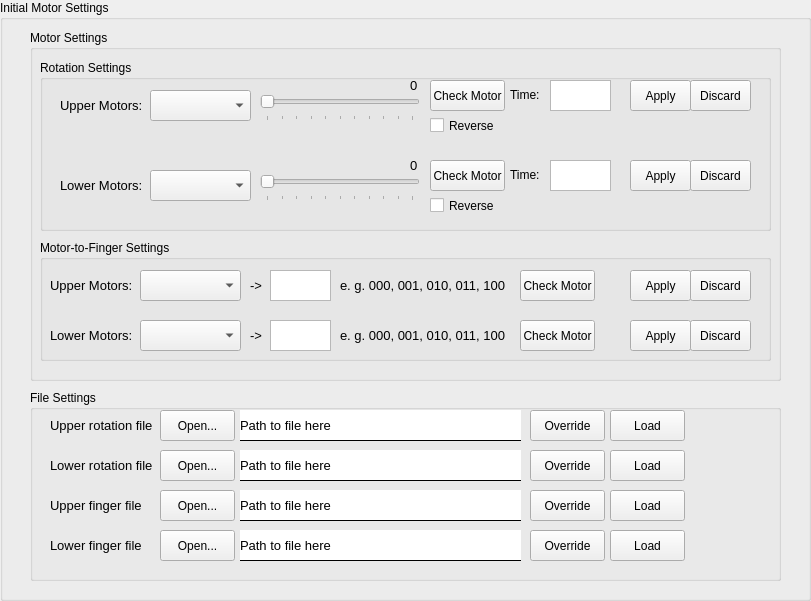
     <widget class="QGroupBox" name="initial_motor_settings_groupBox">
      <property name="geometry">
       <rect>
        <x>10</x>
        <y>160</y>
        <width>811</width>
        <height>601</height>
       </rect>
      </property>
      <property name="title">
       <string>Initial Motor Settings</string>
      </property>
      <widget class="QGroupBox" name="file_settings_groupBox">
       <property name="geometry">
        <rect>
         <x>30</x>
         <y>390</y>
         <width>751</width>
         <height>191</height>
        </rect>
       </property>
       <property name="title">
        <string>File Settings</string>
       </property>
       <widget class="QPushButton" name="lower_load_rotation_btn">
        <property name="geometry">
         <rect>
          <x>580</x>
          <y>60</y>
          <width>75</width>
          <height>31</height>
         </rect>
        </property>
        <property name="text">
         <string>Load</string>
        </property>
       </widget>
       <widget class="QLabel" name="lower_rotation_file_path_label">
        <property name="geometry">
         <rect>
          <x>210</x>
          <y>60</y>
          <width>281</width>
          <height>31</height>
         </rect>
        </property>
        <property name="styleSheet">
         <string notr="true"> background-color: white; border-bottom-style: solid; border-bottom-width: 1px;</string>
        </property>
        <property name="text">
         <string>&lt;html&gt;&lt;head/&gt;&lt;body&gt;&lt;p&gt;&lt;span style=&quot; font-size:10pt;&quot;&gt;Path to file here&lt;/span&gt;&lt;/p&gt;&lt;/body&gt;&lt;/html&gt;</string>
        </property>
       </widget>
       <widget class="QLabel" name="lower_finger_file_path_label">
        <property name="geometry">
         <rect>
          <x>210</x>
          <y>140</y>
          <width>281</width>
          <height>31</height>
         </rect>
        </property>
        <property name="styleSheet">
         <string notr="true"> background-color: white; border-bottom-style: solid; border-bottom-width: 1px;</string>
        </property>
        <property name="text">
         <string>&lt;html&gt;&lt;head/&gt;&lt;body&gt;&lt;p&gt;&lt;span style=&quot; font-size:10pt;&quot;&gt;Path to file here&lt;/span&gt;&lt;/p&gt;&lt;/body&gt;&lt;/html&gt;</string>
        </property>
       </widget>
       <widget class="QPushButton" name="lower_override_rotation_file_btn">
        <property name="geometry">
         <rect>
          <x>500</x>
          <y>60</y>
          <width>75</width>
          <height>31</height>
         </rect>
        </property>
        <property name="text">
         <string>Override</string>
        </property>
       </widget>
       <widget class="QPushButton" name="lower_override_finger_file_btn">
        <property name="geometry">
         <rect>
          <x>500</x>
          <y>140</y>
          <width>75</width>
          <height>31</height>
         </rect>
        </property>
        <property name="text">
         <string>Override</string>
        </property>
       </widget>
       <widget class="QLabel" name="lower_motor_rotation_file_label">
        <property name="geometry">
         <rect>
          <x>20</x>
          <y>60</y>
          <width>111</width>
          <height>31</height>
         </rect>
        </property>
        <property name="text">
         <string>&lt;html&gt;&lt;head/&gt;&lt;body&gt;&lt;p&gt;&lt;span style=&quot; font-size:10pt;&quot;&gt;Lower rotation file&lt;/span&gt;&lt;/p&gt;&lt;/body&gt;&lt;/html&gt;</string>
        </property>
       </widget>
       <widget class="QLabel" name="lower_motor_finger_file_label">
        <property name="geometry">
         <rect>
          <x>20</x>
          <y>140</y>
          <width>111</width>
          <height>31</height>
         </rect>
        </property>
        <property name="text">
         <string>&lt;html&gt;&lt;head/&gt;&lt;body&gt;&lt;p&gt;&lt;span style=&quot; font-size:10pt;&quot;&gt;Lower finger file&lt;/span&gt;&lt;/p&gt;&lt;/body&gt;&lt;/html&gt;</string>
        </property>
       </widget>
       <widget class="QPushButton" name="lower_open_rotation_file_for_save_btn">
        <property name="geometry">
         <rect>
          <x>130</x>
          <y>60</y>
          <width>75</width>
          <height>31</height>
         </rect>
        </property>
        <property name="text">
         <string>Open...</string>
        </property>
       </widget>
       <widget class="QPushButton" name="lower_open_finger_file_for_save_btn">
        <property name="geometry">
         <rect>
          <x>130</x>
          <y>140</y>
          <width>75</width>
          <height>31</height>
         </rect>
        </property>
        <property name="text">
         <string>Open...</string>
        </property>
       </widget>
       <widget class="QPushButton" name="lower_load_finger_btn">
        <property name="geometry">
         <rect>
          <x>580</x>
          <y>140</y>
          <width>75</width>
          <height>31</height>
         </rect>
        </property>
        <property name="text">
         <string>Load</string>
        </property>
       </widget>
       <widget class="QLabel" name="upper_motor_rotation_file_label">
        <property name="geometry">
         <rect>
          <x>20</x>
          <y>20</y>
          <width>111</width>
          <height>31</height>
         </rect>
        </property>
        <property name="text">
         <string>&lt;html&gt;&lt;head/&gt;&lt;body&gt;&lt;p&gt;&lt;span style=&quot; font-size:10pt;&quot;&gt;Upper rotation file&lt;/span&gt;&lt;/p&gt;&lt;/body&gt;&lt;/html&gt;</string>
        </property>
       </widget>
       <widget class="QLabel" name="upper_rotation_file_path_label">
        <property name="geometry">
         <rect>
          <x>210</x>
          <y>20</y>
          <width>281</width>
          <height>31</height>
         </rect>
        </property>
        <property name="styleSheet">
         <string notr="true"> background-color: white; border-bottom-style: solid; border-bottom-width: 1px;</string>
        </property>
        <property name="text">
         <string>&lt;html&gt;&lt;head/&gt;&lt;body&gt;&lt;p&gt;&lt;span style=&quot; font-size:10pt;&quot;&gt;Path to file here&lt;/span&gt;&lt;/p&gt;&lt;/body&gt;&lt;/html&gt;</string>
        </property>
       </widget>
       <widget class="QLabel" name="upper_motor_finger_file_label">
        <property name="geometry">
         <rect>
          <x>20</x>
          <y>100</y>
          <width>111</width>
          <height>31</height>
         </rect>
        </property>
        <property name="text">
         <string>&lt;html&gt;&lt;head/&gt;&lt;body&gt;&lt;p&gt;&lt;span style=&quot; font-size:10pt;&quot;&gt;Upper finger file&lt;/span&gt;&lt;/p&gt;&lt;/body&gt;&lt;/html&gt;</string>
        </property>
       </widget>
       <widget class="QPushButton" name="upper_open_finger_file_for_save_btn">
        <property name="geometry">
         <rect>
          <x>130</x>
          <y>100</y>
          <width>75</width>
          <height>31</height>
         </rect>
        </property>
        <property name="text">
         <string>Open...</string>
        </property>
       </widget>
       <widget class="QPushButton" name="upper_override_finger_file_btn">
        <property name="geometry">
         <rect>
          <x>500</x>
          <y>100</y>
          <width>75</width>
          <height>31</height>
         </rect>
        </property>
        <property name="text">
         <string>Override</string>
        </property>
       </widget>
       <widget class="QPushButton" name="upper_load_finger_btn">
        <property name="geometry">
         <rect>
          <x>580</x>
          <y>100</y>
          <width>75</width>
          <height>31</height>
         </rect>
        </property>
        <property name="text">
         <string>Load</string>
        </property>
       </widget>
       <widget class="QPushButton" name="upper_load_rotation_btn">
        <property name="geometry">
         <rect>
          <x>580</x>
          <y>20</y>
          <width>75</width>
          <height>31</height>
         </rect>
        </property>
        <property name="text">
         <string>Load</string>
        </property>
       </widget>
       <widget class="QPushButton" name="upper_override_rotation_file_btn">
        <property name="geometry">
         <rect>
          <x>500</x>
          <y>20</y>
          <width>75</width>
          <height>31</height>
         </rect>
        </property>
        <property name="text">
         <string>Override</string>
        </property>
       </widget>
       <widget class="QPushButton" name="upper_open_rotation_file_for_save_btn">
        <property name="geometry">
         <rect>
          <x>130</x>
          <y>20</y>
          <width>75</width>
          <height>31</height>
         </rect>
        </property>
        <property name="text">
         <string>Open...</string>
        </property>
       </widget>
       <widget class="QLabel" name="upper_finger_file_path_label">
        <property name="geometry">
         <rect>
          <x>210</x>
          <y>100</y>
          <width>281</width>
          <height>31</height>
         </rect>
        </property>
        <property name="styleSheet">
         <string notr="true"> background-color: white; border-bottom-style: solid; border-bottom-width: 1px;</string>
        </property>
        <property name="text">
         <string>&lt;html&gt;&lt;head/&gt;&lt;body&gt;&lt;p&gt;&lt;span style=&quot; font-size:10pt;&quot;&gt;Path to file here&lt;/span&gt;&lt;/p&gt;&lt;/body&gt;&lt;/html&gt;</string>
        </property>
       </widget>
      </widget>
      <widget class="QGroupBox" name="motor_settings_groupBox_2">
       <property name="geometry">
        <rect>
         <x>30</x>
         <y>30</y>
         <width>751</width>
         <height>351</height>
        </rect>
       </property>
       <property name="title">
        <string>Motor Settings</string>
       </property>
       <widget class="QGroupBox" name="rotation_settings_groupBox">
        <property name="geometry">
         <rect>
          <x>10</x>
          <y>30</y>
          <width>731</width>
          <height>171</height>
         </rect>
        </property>
        <property name="title">
         <string>Rotation Settings</string>
        </property>
        <widget class="QComboBox" name="upper_motors_comboBox">
         <property name="geometry">
          <rect>
           <x>110</x>
           <y>30</y>
           <width>101</width>
           <height>31</height>
          </rect>
         </property>
        </widget>
        <widget class="QPushButton" name="upper_check_motor_btn">
         <property name="geometry">
          <rect>
           <x>390</x>
           <y>20</y>
           <width>75</width>
           <height>31</height>
          </rect>
         </property>
         <property name="text">
          <string>Check Motor</string>
         </property>
        </widget>
        <widget class="QLabel" name="upper_motor_rotation_stgs_label">
         <property name="geometry">
          <rect>
           <x>20</x>
           <y>30</y>
           <width>91</width>
           <height>31</height>
          </rect>
         </property>
         <property name="text">
          <string>&lt;html&gt;&lt;head/&gt;&lt;body&gt;&lt;p&gt;&lt;span style=&quot; font-size:10pt;&quot;&gt;Upper Motors:&lt;/span&gt;&lt;/p&gt;&lt;/body&gt;&lt;/html&gt;</string>
         </property>
        </widget>
        <widget class="QLabel" name="upper_time_label">
         <property name="geometry">
          <rect>
           <x>470</x>
           <y>20</y>
           <width>47</width>
           <height>31</height>
          </rect>
         </property>
         <property name="text">
          <string>&lt;html&gt;&lt;head/&gt;&lt;body&gt;&lt;p&gt;&lt;span style=&quot; font-size:9pt;&quot;&gt;Time:&lt;/span&gt;&lt;/p&gt;&lt;/body&gt;&lt;/html&gt;</string>
         </property>
        </widget>
        <widget class="QTextEdit" name="lower_time_input">
         <property name="geometry">
          <rect>
           <x>510</x>
           <y>100</y>
           <width>61</width>
           <height>31</height>
          </rect>
         </property>
        </widget>
        <widget class="QPushButton" name="lower_check_motor_btn">
         <property name="geometry">
          <rect>
           <x>390</x>
           <y>100</y>
           <width>75</width>
           <height>31</height>
          </rect>
         </property>
         <property name="text">
          <string>Check Motor</string>
         </property>
        </widget>
        <widget class="QLabel" name="lower_motor_rotation_stgs_label">
         <property name="geometry">
          <rect>
           <x>20</x>
           <y>110</y>
           <width>91</width>
           <height>31</height>
          </rect>
         </property>
         <property name="text">
          <string>&lt;html&gt;&lt;head/&gt;&lt;body&gt;&lt;p&gt;&lt;span style=&quot; font-size:10pt;&quot;&gt;Lower Motors:&lt;/span&gt;&lt;/p&gt;&lt;/body&gt;&lt;/html&gt;</string>
         </property>
        </widget>
        <widget class="QCheckBox" name="upper_reverse_motor_checkBox">
         <property name="geometry">
          <rect>
           <x>390</x>
           <y>50</y>
           <width>71</width>
           <height>31</height>
          </rect>
         </property>
         <property name="text">
          <string>Reverse</string>
         </property>
        </widget>
        <widget class="QComboBox" name="lower_motors_comboBox">
         <property name="geometry">
          <rect>
           <x>110</x>
           <y>110</y>
           <width>101</width>
           <height>31</height>
          </rect>
         </property>
        </widget>
        <widget class="QLabel" name="lower_time_label">
         <property name="geometry">
          <rect>
           <x>470</x>
           <y>100</y>
           <width>47</width>
           <height>31</height>
          </rect>
         </property>
         <property name="text">
          <string>&lt;html&gt;&lt;head/&gt;&lt;body&gt;&lt;p&gt;&lt;span style=&quot; font-size:9pt;&quot;&gt;Time:&lt;/span&gt;&lt;/p&gt;&lt;/body&gt;&lt;/html&gt;</string>
         </property>
        </widget>
        <widget class="QLabel" name="lower_motor_pwm_label">
         <property name="geometry">
          <rect>
           <x>370</x>
           <y>90</y>
           <width>21</width>
           <height>31</height>
          </rect>
         </property>
         <property name="text">
          <string>&lt;html&gt;&lt;head/&gt;&lt;body&gt;&lt;p&gt;&lt;span style=&quot; font-size:10pt;&quot;&gt;0&lt;/span&gt;&lt;/p&gt;&lt;/body&gt;&lt;/html&gt;</string>
         </property>
        </widget>
        <widget class="QLabel" name="upper_motor_pwm_label">
         <property name="geometry">
          <rect>
           <x>370</x>
           <y>10</y>
           <width>21</width>
           <height>31</height>
          </rect>
         </property>
         <property name="text">
          <string>&lt;html&gt;&lt;head/&gt;&lt;body&gt;&lt;p&gt;&lt;span style=&quot; font-size:10pt;&quot;&gt;0&lt;/span&gt;&lt;/p&gt;&lt;/body&gt;&lt;/html&gt;</string>
         </property>
        </widget>
        <widget class="QPushButton" name="lower_apply_rotation_btn">
         <property name="geometry">
          <rect>
           <x>590</x>
           <y>100</y>
           <width>61</width>
           <height>31</height>
          </rect>
         </property>
         <property name="text">
          <string>Apply</string>
         </property>
        </widget>
        <widget class="QTextEdit" name="upper_time_input">
         <property name="geometry">
          <rect>
           <x>510</x>
           <y>20</y>
           <width>61</width>
           <height>31</height>
          </rect>
         </property>
        </widget>
        <widget class="QSlider" name="lower_motor_pwm_scale">
         <property name="geometry">
          <rect>
           <x>220</x>
           <y>110</y>
           <width>160</width>
           <height>31</height>
          </rect>
         </property>
         <property name="maximum">
          <number>100</number>
         </property>
         <property name="orientation">
          <enum>Qt::Horizontal</enum>
         </property>
         <property name="tickPosition">
          <enum>QSlider::TicksBelow</enum>
         </property>
         <property name="tickInterval">
          <number>10</number>
         </property>
        </widget>
        <widget class="QSlider" name="upper_motor_pwm_scale">
         <property name="geometry">
          <rect>
           <x>220</x>
           <y>30</y>
           <width>160</width>
           <height>31</height>
          </rect>
         </property>
         <property name="maximum">
          <number>100</number>
         </property>
         <property name="orientation">
          <enum>Qt::Horizontal</enum>
         </property>
         <property name="tickPosition">
          <enum>QSlider::TicksBelow</enum>
         </property>
         <property name="tickInterval">
          <number>10</number>
         </property>
        </widget>
        <widget class="QCheckBox" name="lower_reverse_motor_checkBox">
         <property name="geometry">
          <rect>
           <x>390</x>
           <y>130</y>
           <width>71</width>
           <height>31</height>
          </rect>
         </property>
         <property name="text">
          <string>Reverse</string>
         </property>
        </widget>
        <widget class="QPushButton" name="upper_apply_rotation_btn">
         <property name="geometry">
          <rect>
           <x>590</x>
           <y>20</y>
           <width>61</width>
           <height>31</height>
          </rect>
         </property>
         <property name="text">
          <string>Apply</string>
         </property>
        </widget>
        <widget class="QPushButton" name="upper_discard_all_rotation_btn">
         <property name="geometry">
          <rect>
           <x>650</x>
           <y>20</y>
           <width>61</width>
           <height>31</height>
          </rect>
         </property>
         <property name="text">
          <string>Discard</string>
         </property>
        </widget>
        <widget class="QPushButton" name="lower_discard_all_rotation_btn">
         <property name="geometry">
          <rect>
           <x>650</x>
           <y>100</y>
           <width>61</width>
           <height>31</height>
          </rect>
         </property>
         <property name="text">
          <string>Discard</string>
         </property>
        </widget>
       </widget>
       <widget class="QGroupBox" name="motor_finger_groupBox">
        <property name="geometry">
         <rect>
          <x>10</x>
          <y>210</y>
          <width>731</width>
          <height>121</height>
         </rect>
        </property>
        <property name="styleSheet">
         <string notr="true"/>
        </property>
        <property name="title">
         <string>Motor-to-Finger Settings</string>
        </property>
        <widget class="QLabel" name="upper_motor_finger_stgs_label">
         <property name="geometry">
          <rect>
           <x>10</x>
           <y>30</y>
           <width>91</width>
           <height>31</height>
          </rect>
         </property>
         <property name="text">
          <string>&lt;html&gt;&lt;head/&gt;&lt;body&gt;&lt;p&gt;&lt;span style=&quot; font-size:10pt;&quot;&gt;Upper Motors: &lt;/span&gt;&lt;/p&gt;&lt;/body&gt;&lt;/html&gt;</string>
         </property>
        </widget>
        <widget class="QComboBox" name="upper_motors_finger_comboBox">
         <property name="geometry">
          <rect>
           <x>100</x>
           <y>30</y>
           <width>101</width>
           <height>31</height>
          </rect>
         </property>
        </widget>
        <widget class="QTextEdit" name="upper_motor_number_input">
         <property name="geometry">
          <rect>
           <x>230</x>
           <y>30</y>
           <width>61</width>
           <height>31</height>
          </rect>
         </property>
        </widget>
        <widget class="QLabel" name="upper_motor_examples_label">
         <property name="geometry">
          <rect>
           <x>300</x>
           <y>30</y>
           <width>171</width>
           <height>31</height>
          </rect>
         </property>
         <property name="text">
          <string>&lt;html&gt;&lt;head/&gt;&lt;body&gt;&lt;p&gt;&lt;span style=&quot; font-size:10pt;&quot;&gt;e. g. 000, 001, 010, 011, 100&lt;/span&gt;&lt;/p&gt;&lt;/body&gt;&lt;/html&gt;</string>
         </property>
        </widget>
        <widget class="QLabel" name="lower_motor_examples_label">
         <property name="geometry">
          <rect>
           <x>300</x>
           <y>80</y>
           <width>171</width>
           <height>31</height>
          </rect>
         </property>
         <property name="text">
          <string>&lt;html&gt;&lt;head/&gt;&lt;body&gt;&lt;p&gt;&lt;span style=&quot; font-size:10pt;&quot;&gt;e. g. 000, 001, 010, 011, 100&lt;/span&gt;&lt;/p&gt;&lt;/body&gt;&lt;/html&gt;</string>
         </property>
        </widget>
        <widget class="QTextEdit" name="lower_motor_number_input">
         <property name="geometry">
          <rect>
           <x>230</x>
           <y>80</y>
           <width>61</width>
           <height>31</height>
          </rect>
         </property>
        </widget>
        <widget class="QLabel" name="lower_motor_finger_stgs_label">
         <property name="geometry">
          <rect>
           <x>10</x>
           <y>80</y>
           <width>91</width>
           <height>31</height>
          </rect>
         </property>
         <property name="text">
          <string>&lt;html&gt;&lt;head/&gt;&lt;body&gt;&lt;p&gt;&lt;span style=&quot; font-size:10pt;&quot;&gt;Lower Motors:&lt;/span&gt;&lt;/p&gt;&lt;/body&gt;&lt;/html&gt;</string>
         </property>
        </widget>
        <widget class="QComboBox" name="lower_motors_finger_comboBox">
         <property name="geometry">
          <rect>
           <x>100</x>
           <y>80</y>
           <width>101</width>
           <height>31</height>
          </rect>
         </property>
        </widget>
        <widget class="QPushButton" name="lower_check_motor_finger_btn">
         <property name="geometry">
          <rect>
           <x>480</x>
           <y>80</y>
           <width>75</width>
           <height>31</height>
          </rect>
         </property>
         <property name="text">
          <string>Check Motor</string>
         </property>
        </widget>
        <widget class="QPushButton" name="upper_check_motor_finger_btn">
         <property name="geometry">
          <rect>
           <x>480</x>
           <y>30</y>
           <width>75</width>
           <height>31</height>
          </rect>
         </property>
         <property name="text">
          <string>Check Motor</string>
         </property>
        </widget>
        <widget class="QPushButton" name="upper_apply_finger_btn">
         <property name="geometry">
          <rect>
           <x>590</x>
           <y>30</y>
           <width>61</width>
           <height>31</height>
          </rect>
         </property>
         <property name="text">
          <string>Apply</string>
         </property>
        </widget>
        <widget class="QPushButton" name="lower_apply_finger_btn">
         <property name="geometry">
          <rect>
           <x>590</x>
           <y>80</y>
           <width>61</width>
           <height>31</height>
          </rect>
         </property>
         <property name="text">
          <string>Apply</string>
         </property>
        </widget>
        <widget class="QLabel" name="upper_finger_pointer_label">
         <property name="geometry">
          <rect>
           <x>210</x>
           <y>30</y>
           <width>21</width>
           <height>31</height>
          </rect>
         </property>
         <property name="text">
          <string>&lt;html&gt;&lt;head/&gt;&lt;body&gt;&lt;p&gt;&lt;span style=&quot; font-size:10pt;&quot;&gt;-&amp;gt;&lt;/span&gt;&lt;/p&gt;&lt;/body&gt;&lt;/html&gt;</string>
         </property>
        </widget>
        <widget class="QLabel" name="lower_finger_pointer_label">
         <property name="geometry">
          <rect>
           <x>210</x>
           <y>80</y>
           <width>21</width>
           <height>31</height>
          </rect>
         </property>
         <property name="text">
          <string>&lt;html&gt;&lt;head/&gt;&lt;body&gt;&lt;p&gt;&lt;span style=&quot; font-size:10pt;&quot;&gt;-&amp;gt;&lt;/span&gt;&lt;/p&gt;&lt;/body&gt;&lt;/html&gt;</string>
         </property>
        </widget>
        <widget class="QPushButton" name="upper_discard_all_finger_btn">
         <property name="geometry">
          <rect>
           <x>650</x>
           <y>30</y>
           <width>61</width>
           <height>31</height>
          </rect>
         </property>
         <property name="text">
          <string>Discard</string>
         </property>
        </widget>
        <widget class="QPushButton" name="lower_discard_all_finger_btn">
         <property name="geometry">
          <rect>
           <x>650</x>
           <y>80</y>
           <width>61</width>
           <height>31</height>
          </rect>
         </property>
         <property name="text">
          <string>Discard</string>
         </property>
        </widget>
       </widget>
      </widget>
     </widget>
